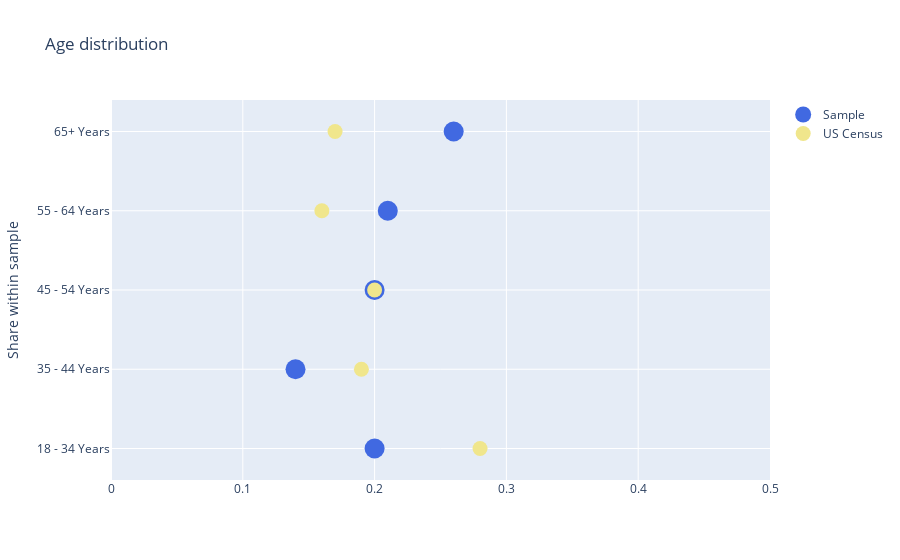

The notebook cell this image was saved under:
### Code cell
fig = go.Figure()
fig.add_trace(go.Scatter(name="Sample", x=df_age.counts, 
    y=df_age.groups, 
    mode='markers',
    marker=dict(
        color='rgb(65,105,225)',
        size=20,
        )
))
fig.add_trace(go.Scatter(name="US Census", x=df_age.counts_us, 
    y=df_age.groups, 
    mode='markers', 
    marker=dict(
        color='rgb(240,230,140)',
        size=15,
        )
 ))

fig.update_layout(title='Age distribution',
                   yaxis_title='Share within sample',
                )
fig.update_yaxes(categoryorder='category ascending')
fig.update_xaxes(range=[0, 0.5])
fig.show()

### Figure 1 — Plotly figure (JSON) as saved in the notebook; plotly's stock layout.template omitted (floating-point values rounded to 4 significant figures)
{"data": [{"marker": {"color": "rgb(65,105,225)", "size": 20}, "mode": "markers", "name": "Sample", "type": "scatter", "x": [0.26, 0.21, 0.2, 0.2, 0.14], "y": ["65+ Years", "55 - 64 Years", "45 - 54 Years", "18 - 34 Years", "35 - 44 Years"]}, {"marker": {"color": "rgb(240,230,140)", "size": 15}, "mode": "markers", "name": "US Census", "type": "scatter", "x": [0.17, 0.16, 0.2, 0.28, 0.19], "y": ["65+ Years", "55 - 64 Years", "45 - 54 Years", "18 - 34 Years", "35 - 44 Years"]}], "layout": {"title": {"text": "Age distribution"}, "xaxis": {"range": [0, 0.5]}, "yaxis": {"categoryorder": "category ascending", "title": {"text": "Share within sample"}}}}
